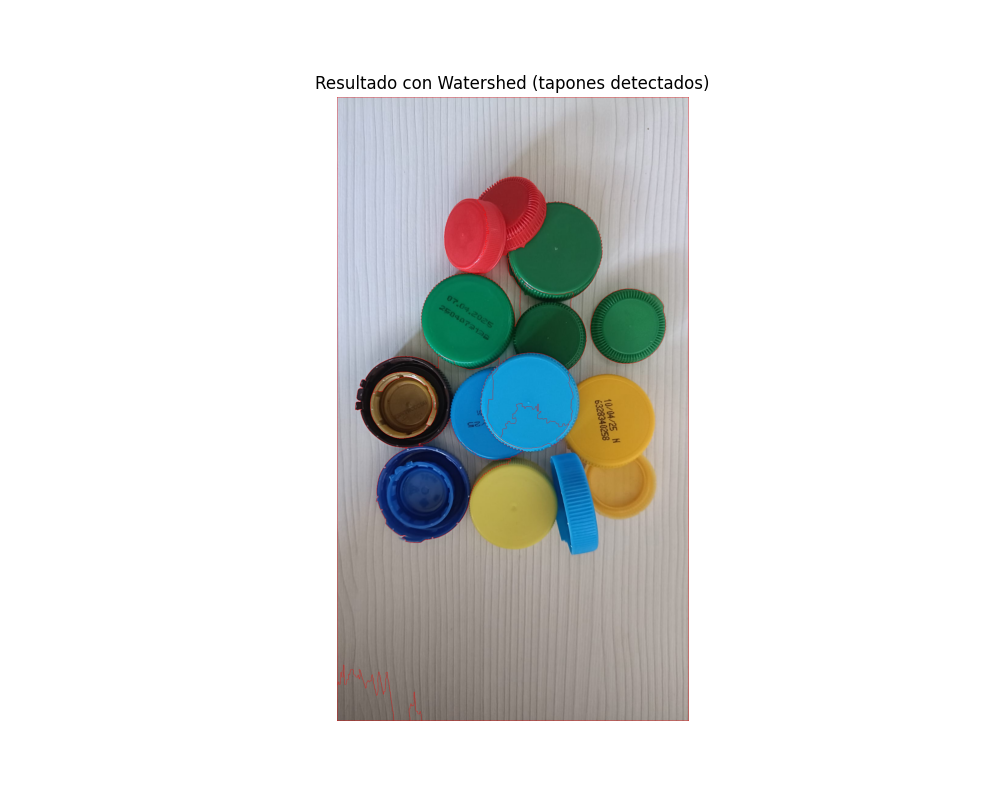
#> input picture VISION/Algortimos antiguos/w1.png, 1000 x 810 px
$ python -i webcam_seg.py   (imports and definitions only)
#> lines starting #> are read from the running program, lines starting #| are printed output that depends on the picture; after the words box and inside, x2 and y2 are one past the last pixel; in counts of white or black regions, pixels touching at a corner belong together
#> further down, picture is the input picture: shape (810, 1000, 3); mean B, G, R 223.3, 224.4, 223.1
import cv2
import numpy as np

def detectar_tapones(imagen, umbral_area=500):
    # Convertir la imagen a espacio de color HSV
#> called with umbral_area = 500
    hsv = cv2.cvtColor(imagen, cv2.COLOR_BGR2HSV)
#> hsv: shape (810, 1000, 3); mean H, S, V 17, 21.2, 229.8

    # Definir rangos de color para los tapones
    colores = {
        "Amarillo": [(10, 100, 100), (30, 255, 255)],
        "Verde": [(28.44, 120.36, 75.735), (78.12, 255, 255)],
        "Azul": [(86, 47, 0), (132, 255, 255)],
    }

    resultado = {}
    kernel = np.ones((5, 5), np.uint8)

    for color, (lower, upper) in colores.items():
        lower = np.array(lower, dtype=np.uint8)
        upper = np.array(upper, dtype=np.uint8)
        mascara = cv2.inRange(hsv, lower, upper)

        # Aplicar operaciones morfológicas
        mascara = cv2.morphologyEx(mascara, cv2.MORPH_CLOSE, kernel)
        mascara = cv2.morphologyEx(mascara, cv2.MORPH_OPEN, kernel)

        # Encontrar contornos
        contornos, _ = cv2.findContours(mascara, cv2.RETR_EXTERNAL, cv2.CHAIN_APPROX_SIMPLE)

        # Filtrar contornos por tamaño mínimo
        contornos_filtrados = [cnt for cnt in contornos if cv2.contourArea(cnt) > umbral_area]
        resultado[color] = len(contornos_filtrados)

        for contorno in contornos_filtrados:
            x, y, w, h = cv2.boundingRect(contorno)
            cv2.rectangle(imagen, (x, y), (x + w, y + h), (255, 255, 255), 2)
            cv2.putText(imagen, color, (x, y - 10), cv2.FONT_HERSHEY_SIMPLEX, 1.2, (255, 255, 255), 3)
#> this loop made 3 passes
#> pass 1, in detectar_tapones, `mascara = cv2.inRange(hsv, lower, upper)`:
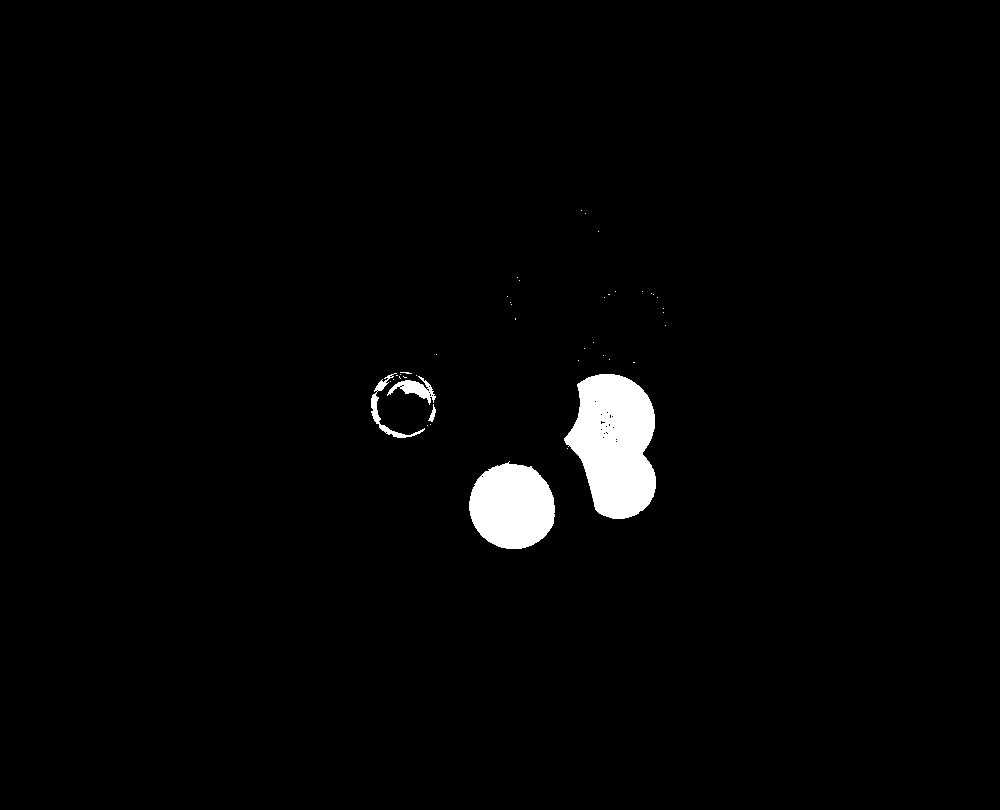
#> mascara: shape (810, 1000); 2% white; 42 white regions (37 under 20 px), largest, box (x1, y1, x2, y2) and area: (564, 374, 656, 519) 9572, (469, 461, 555, 549) 5815, (387, 376, 436, 405) 514, (371, 373, 425, 438) 486, (428, 404, 436, 422) 61
#> pass 2, in detectar_tapones, `mascara = cv2.inRange(hsv, lower, upper)`:
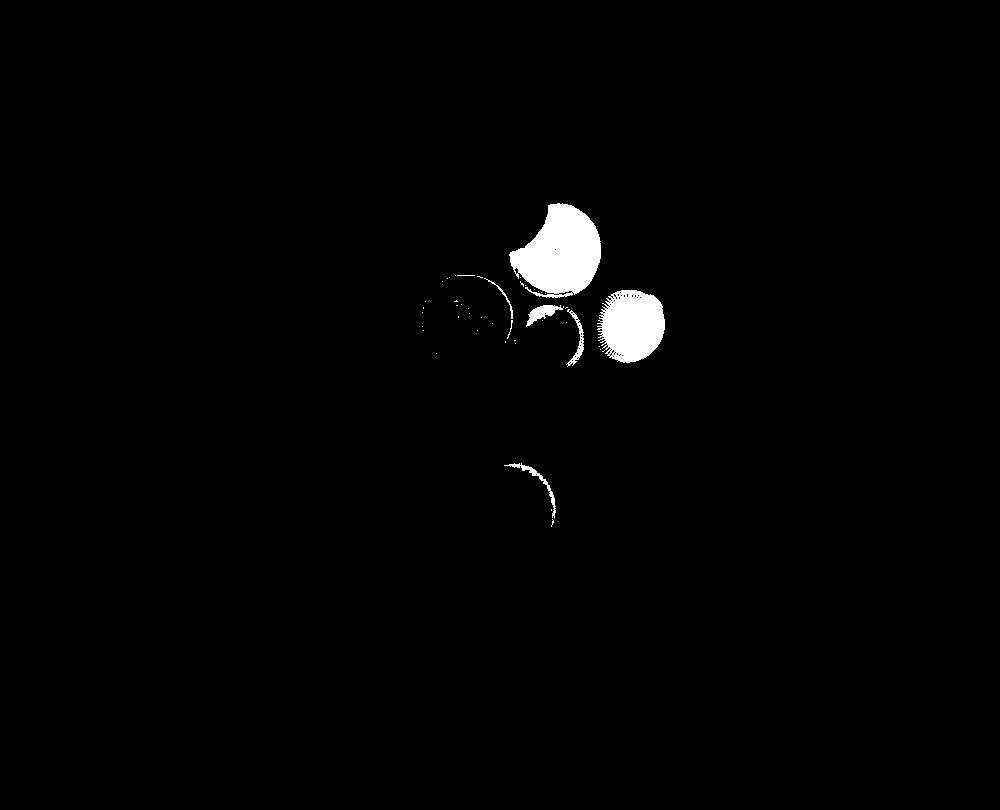
#> mascara: shape (810, 1000); 1.3% white; 45 white regions (38 under 20 px), largest, box (x1, y1, x2, y2) and area: (509, 203, 601, 298) 5739, (597, 290, 665, 363) 3751, (526, 305, 564, 327) 342
#> after the loop:
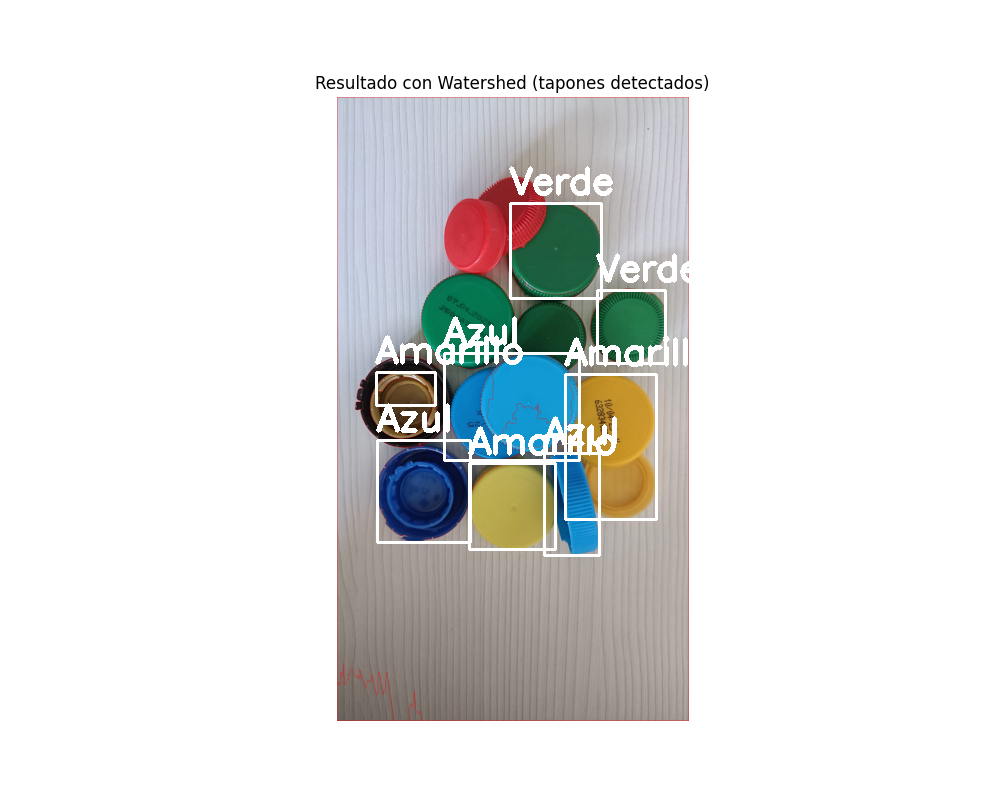
#> imagen: shape (810, 1000, 3); 2.16% of pixels changed, all inside (x1, y1, x2, y2) = (375, 166, 689, 557)
#> after the loop:
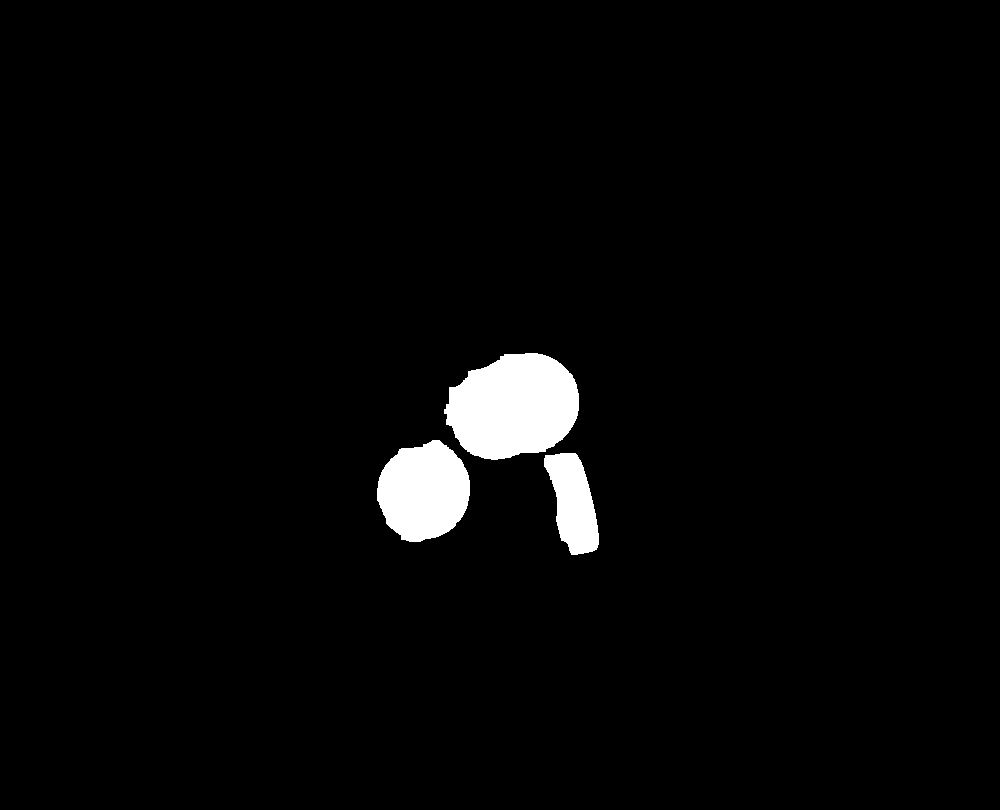
#> mascara: shape (810, 1000); 2.7% white; 3 white regions, box (x1, y1, x2, y2) and area: (444, 353, 579, 460) 10955, (377, 440, 470, 542) 7166, (544, 453, 599, 555) 3621
#> after the loop, resultado = {'Amarillo': 3, 'Verde': 2, 'Azul': 3}

    return imagen, resultado

>>> import cv2
>>> picture = cv2.imread('w1.png')
>>> result = detectar_tapones(picture)
